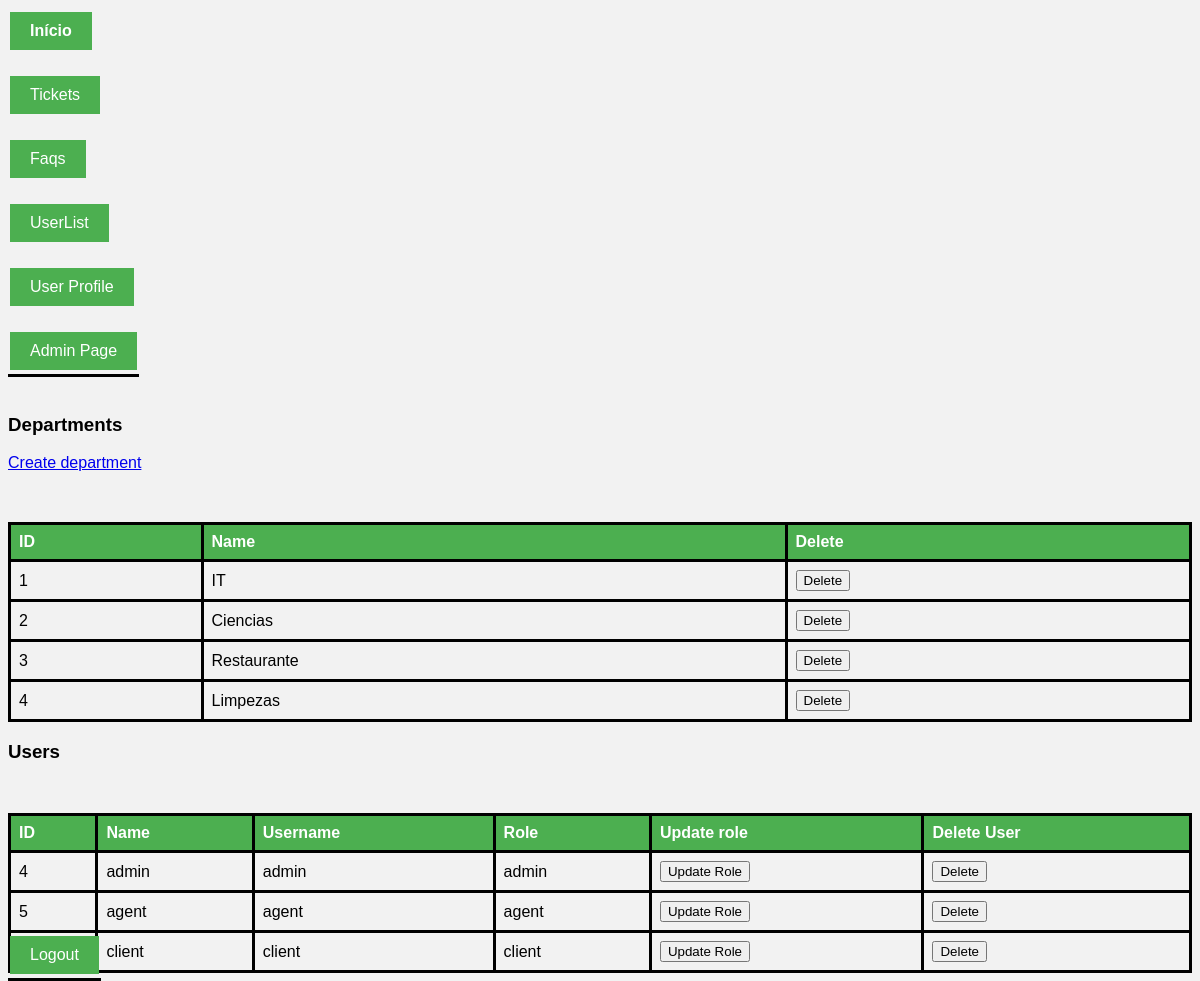
Page /admin_page.php (signed in) on the committed database.
### tables this page shows
CREATE TABLE department(
    id INTEGER PRIMARY KEY,
    name VARCHAR(50) NOT NULL
);

CREATE TABLE user(
    id INTEGER PRIMARY KEY,
    name VARCHAR(50) NOT NULL,
    username VARCHAR(50) UNIQUE NOT NULL,
    email VARCHAR(50) UNIQUE NOT NULL,
    password VARCHAR(255) NOT NULL,
    role VARCHAR(10) CHECK(role = 'client' or role = 'agent' or role = 'admin') NOT NULL
);

### admin_page.php (the view, shortened to what this page needs)
<?php
$db = getDatabaseConnection();
$stmt = $db->prepare('SELECT * FROM user WHERE id = ? and role = "admin"');
$stmt->execute(array($_SESSION["user_id"]));
$user = $stmt->fetch();
?>
<!DOCTYPE html>
<html lang="en-US">
<link rel="stylesheet" href="style_index.css">
   <head>
   </head>
   <body>
   <div class="buttons">
        <div class="index">
            <button type="submit" ><a href = "index.php"><b>Início</b></a></button>
        </div>
        <br>
        <div class="tickets">
            <button type="submit"><a href="tickets.php">Tickets</a></button>
        </div>
        <br>
        <div class="faqs">
            <button type="submit"><a href="faqs.php">Faqs</a></button>
        </div>
        <br>
        <div class="users">
            <button type="submit"><a href="users.php">UserList</a></button>
        </div>
        <br>
        <div class="profile">
        <button onclick="sendData('<?php echo $user['username'] ?>')">User Profile</button>
        </div>
        <br>
        <?php if($user["role"] == "admin"): ?>
        <div class="admin_page">
            <button type="submit"><a href="admin_page.php">Admin Page</a></button>
        </div>
        <br>
        <?php endif; ?>
        <div class="logout">
            <button type="submit"><a href="logout.php">Logout</a></button>
        </div>
      </div>
      <div>
        <h3>Departments</h3>
        <a href="create_department.php">Create department</a>
        <form method="POST" action="admin_page.php">
        <table>
        <thead>
            <tr>
                <th>ID</th>
                <th>Name</th>
                <th>Delete</th>
            </tr>
        </thead>
        <tbody>
            <?php
               $db = getDatabaseConnection();
               $stmt = $db->prepare('SELECT * FROM department');
               $stmt->execute();
               $departments = $stmt->fetchAll();
               foreach ($departments as $department) {
                echo "<tr>
                    <td>" . $department['id'] . "</td>
                    <td>" . $department['name'] . "</td>
                    <td><button type='submit' name='del_dp' value='".$department['id']."'>Delete</button></td>
                </tr>";
               }
            ?>
        </tbody>
      </table>
      </form>
      </div>
      <div>
        <h3>Users</h3>
        <form method="POST" action="admin_page.php">
        <table>
        <thead>
            <tr>
                <th>ID</th>
                <th>Name</th>
                <th>Username</th>
                <th>Role</th>
                <th>Update role</th>
                <th>Delete User</th>
            </tr>
        </thead>
        <tbody>
            <?php
               $db = getDatabaseConnection();
               $stmt = $db->prepare('SELECT * FROM user');
               $stmt->execute();
               $users_list = $stmt->fetchAll();
               foreach ($users_list as $user_list) {
                echo "<tr>
                    <td>" . $user_list['id'] . "</td>
                    <td>" . $user_list['name'] . "</td>
                    <td>" . $user_list['username'] . "</td>
                    <td>" . $user_list['role'] . "</td>
                    <td><button type='submit' name='update_user' value='".$user_list['id']."'>Update Role</button></td>
                    <td><button type='submit' name='del_user' value='".$user_list['id']."'>Delete</button></td>
                </tr>";
               }
            ?>
        </tbody>
      </table>
      </form>
      </div>
   </body>
</html>

### css/style_index.css (style rules this page uses)
body { font-family: Arial, sans-serif; background-color: #f2f2f2; }
.buttons .admin_page { border-bottom: solid 3px black; }
.buttons .logout { border-bottom: solid 3px black; }
.buttons { margin-top: 0%; }
.buttons button { background-color: #4CAF50; border: none; color: white; padding: 10px 20px; text-align: center; text-decoration: none; display: inline-block; font-size: 16px; margin: 4px 2px; cursor: pointer; }
.buttons button a { color: white; text-decoration: none; }
.buttons a { color: white; text-decoration: none; }
table { border-collapse: collapse; width: 100%; margin-top: 50px; }
th, td { text-align: left; padding: 8px; border-bottom: solid 3px black; border: solid 3px black; }
th { background-color: #4CAF50; color: white; }
tr:nth-child(even) { background-color: #f2f2f2; }
.logout { position: fixed; bottom: 0; }
.buttons { display: flex; flex-direction: column; align-items: flex-start; }

### rows in the picture
department: id "1", name "IT"
department: id "2", name "Ciencias"
department: id "3", name "Restaurante"
department: id "4", name "Limpezas"
user: id "4", name "admin", username "admin", role "admin"
user: id "5", name "agent", username "agent", role "agent"
user: name "client", username "client", role "client", $user_list['id'] 6 (drawn)
